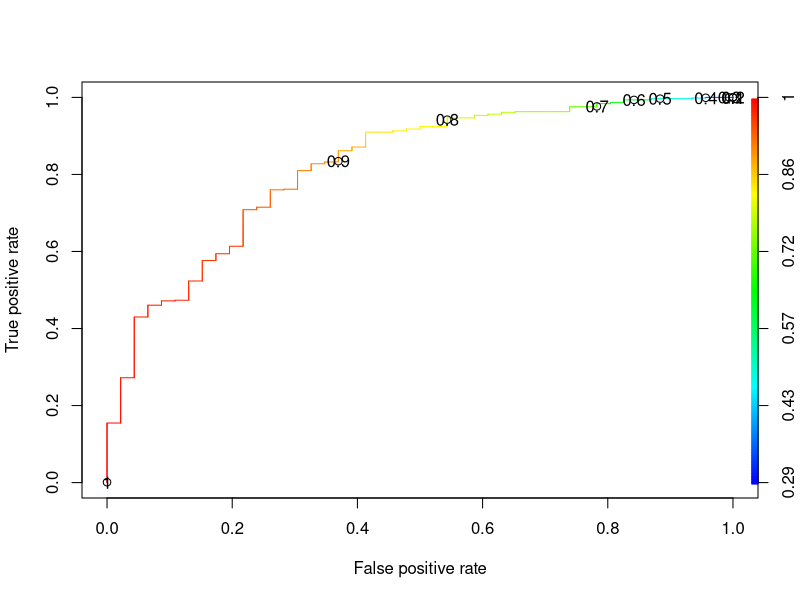

Reproduce this figure in R.
## ---- chunk 1
library(caTools)
library(ROCR)
library(dplyr)
## ---- chunk 2
setwd("C:/Users/Veeru/Desktop/ML/logistic")
getwd()
## ---- chunk 3
data1 <- read.csv("LogisticData_1.csv",header=TRUE, sep = ",")
str(data1)
## ---- chunk 4
sum(is.na(data1))
## ---- chunk 5
split <-  sample.split(data1, SplitRatio = 0.8)
split
## ---- chunk 6
training <-  subset(data1, split == "TRUE")
testing <-  subset(data1, split == "FALSE")
## ---- chunk 7
print(str(training))
print(str(testing))
## ---- chunk 8
model <-  glm(Y~. ,training, family="binomial")
## ---- chunk 9
summary(model)
## ---- chunk 10
res <-  predict(model, testing, type="response")
str(res)
## ---- chunk 11
conf_matrix_0.5 <- table(ActualValue=testing$Y, PredictedValue=res>0.5)
conf_matrix_0.5
## ---- chunk 12
accuracy_0.5 <- conf_matrix_0.5
accuracy_0.5 <- (accuracy_0.5[1]+accuracy_0.5[4])/sum(accuracy_0.5)
accuracy_0.5*100
## ---- chunk 13
res <-  predict(model, training, type="response")
ROCRPred <- prediction(res, training$Y)
ROCRPref <- performance(ROCRPred, "tpr", "fpr")
plot(ROCRPref, colorize=TRUE, print.cutoffs.at=seq(0.1,by=0.1))
## ---- chunk 14
res <-  predict(model, testing, type="response")
conf_matrix <- table(ActualValue=testing$Y, PredictedValue=res>0.8)
conf_matrix
## ---- chunk 15
accuracy <- conf_matrix
accuracy <- (accuracy[1]+accuracy[4])/sum(accuracy)
accuracy*100
## ---- chunk 16
res <-  predict(model, testing, type="response")
conf_matrix <- table(ActualValue=testing$Y, PredictedValue=res>0.7)
accuracy <- conf_matrix
accuracy <- (accuracy[1]+accuracy[4])/sum(accuracy)
accuracy*100
## ---- chunk 17
x <- as.matrix(training[-3])
x <- cbind(x, intercept=1)
y <- as.matrix(training[3])
## ---- chunk 18
###Sigmoid function
sigmoid=function(x) {
  1/(1+exp(-x))}
## ---- chunk 19

# creating a function to predict the Y observations of the trainin
fit_logit=function(x,y,tol=1e-4,max_it=100, coeffs=1)
{
  #Algorithm initialization
  iterations=0
  converged=F
  #Weights are initialized to 1 
  coeffs=matrix(coeffs,dim(x)[2])
   
  #Updates the weight until the max number of iter
  #Or the termination criterion is met
  while (iterations < max_it & !converged)
  {
    iterations=iterations+1
    predictions<-sigmoid(x %*% coeffs)
    predictions_diag=diag(predictions[,1])
    ##Weights update
    coeffs=coeffs + solve(t(x) %*% predictions_diag %*% x)%*% t(x) %*% (y-predictions)
    ##compute mse to check termination
    mse=mean((y-sigmoid(x%*%coeffs))^2)
    ##Stop computation if tolerance is reached
    if (mse<tol)
    {
      converged=T
    }
       
  }
  ##Creates the logit objects 
  my_logit=list("coeffs"=coeffs)
  my_logit[['preds']]=sigmoid(x%*%coeffs)
  my_logit[['residuals']]=my_logit[['preds']]-y
  my_logit[['mse']]=mean(my_logit[['residuals']]^2)
  my_logit[['conf_matrix']]=table(ActualValue=y, PredictedValue=my_logit[['preds']]>0.5)
  my_logit[['accuracy']]= (sum(diag(my_logit[['conf_matrix']])))/(sum(my_logit[['conf_matrix']]))
  return(my_logit)
 
}

## ---- chunk 20
training_results <- fit_logit(x,y)
## ---- chunk 21
training_results[['coeffs']]
## ---- chunk 22
training_results[['accuracy']]
## ---- chunk 23
training_results[['conf_matrix']]
## ---- chunk 24
training_results_trial1 <- fit_logit(x,y,tol=1e-1)
training_results_trial1[['accuracy']]
## ---- chunk 25
training_results_trial2 <- fit_logit(x,y,tol=1e-6)
training_results_trial2[['accuracy']]
## ---- chunk 26
training_results_trial3 <- fit_logit(x,y,coeffs = 0)
training_results_trial3[['accuracy']]
## ---- chunk 27
x_test <- NULL
x_test <- as.matrix(testing[-3])
x_test <- cbind(x_test, intercept=1)
y_test <- as.matrix(testing[3])
coefficients_train <- training_results[['coeffs']]
## ---- chunk 28
predict.my_logit<-function(coefficients_train,x_test)
{
  pred=sigmoid(x_test %*% coefficients_train)
  logit_test=list("predictions"= pred)
  logit_test[['residuals']]=logit_test[['predictions']]-y_test
  logit_test[['mse']]=mean(logit_test[['residuals']]^2)
  logit_test[['conf_matrix']]=table(ActualValue=y_test, PredictedValue=logit_test[['predictions']]>0.5)
  logit_test[['accuracy']]= (sum(diag(logit_test[['conf_matrix']])))/(sum(logit_test[['conf_matrix']]))
  return(logit_test)
}
## ---- chunk 29
predict.my_logit(coefficients_train,x_test)[['accuracy']]
## ---- chunk 30
predict.my_logit(coefficients_train,x_test)[['conf_matrix']]
## ---- chunk 31
comparison <- data.frame(glm_accuracy = accuracy_0.5*100 , my_logit_accuracy = predict.my_logit(coefficients_train,x_test)[['accuracy']]*100)

print(comparison)
## ---- chunk 32
comparison_conf_mat <- list(glm_conf_mat = conf_matrix_0.5 , my_logit_conf_mat = predict.my_logit(coefficients_train,x_test)[['conf_matrix']])

print(comparison_conf_mat)
